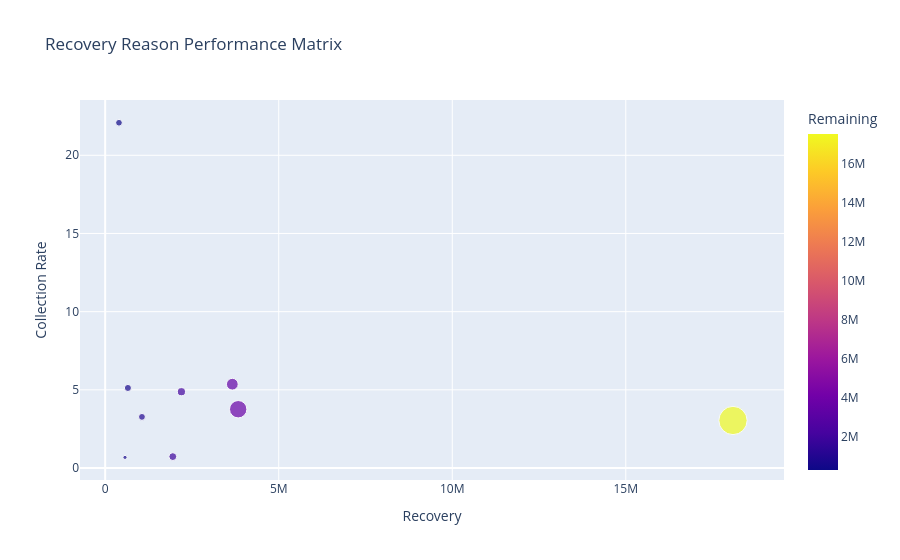

The notebook cell saved with this chart:
### Markdown cell above
### Bubble Chart

### Code cell
fig = px.scatter(
    reason_filtered,
    x="Recovery",
    y="Collection Rate",
    size="Claims",
    color="Remaining",
    hover_name="Recovery Reason",
    title="Recovery Reason Performance Matrix"
)

fig.show()

### Figure 1 — Plotly figure (JSON) as saved in the notebook; plotly's stock layout.template omitted (floating-point values rounded to 4 significant figures)
{"data": [{"hovertemplate": "<b>%{hovertext}</b><br><br>Recovery=%{x}<br>Collection Rate=%{y}<br>Claims=%{marker.size}<br>Remaining=%{marker.color}<extra></extra>", "hovertext": ["لا يملك رخصة قيادة", "أنتهاء تاريخ رخصة القيادة", "عكس اتجاه السير", "تجاوز الإشارة الحمراء", "صدم و هروب من موقع الحادث", "لا يملك تأمين ساري", "حالات حق الرجوع / الافراد", "اخفاء حقيقة جوهرية / تبديل السائق وقت الحادث", "نوع الرخصة لا يخوله بقيادة المركبة"], "legendgroup": "", "marker": {"color": [17540000.0, 3688000.0, 3467000.0, 2090000.0, 1934000.0, 621400.0, 1025000.0, 309500.0, 567205], "coloraxis": "coloraxis", "size": [1532, 579, 265, 126, 118, 96, 90, 87, 33], "sizemode": "area", "sizeref": 3.83, "symbol": "circle"}, "mode": "markers", "name": "", "orientation": "v", "showlegend": false, "type": "scatter", "x": [18090000.0, 3832000.0, 3663000.0, 2197000.0, 1948000.0, 654900.0, 1060000.0, 397200.0, 571100.0], "xaxis": "x", "y": [3.04, 3.76, 5.36, 4.88, 0.73, 5.12, 3.27, 22.08, 0.68], "yaxis": "y"}], "layout": {"coloraxis": {"colorbar": {"title": {"text": "Remaining"}}, "colorscale": [[0, "#0d0887"], [0.1111, "#46039f"], [0.2222, "#7201a8"], [0.3333, "#9c179e"], [0.4444, "#bd3786"], [0.5556, "#d8576b"], [0.6667, "#ed7953"], [0.7778, "#fb9f3a"], [0.8889, "#fdca26"], [1, "#f0f921"]]}, "legend": {"itemsizing": "constant", "tracegroupgap": 0}, "title": {"text": "Recovery Reason Performance Matrix"}, "xaxis": {"anchor": "y", "domain": [0, 1], "title": {"text": "Recovery"}}, "yaxis": {"anchor": "x", "domain": [0, 1], "title": {"text": "Collection Rate"}}}}
